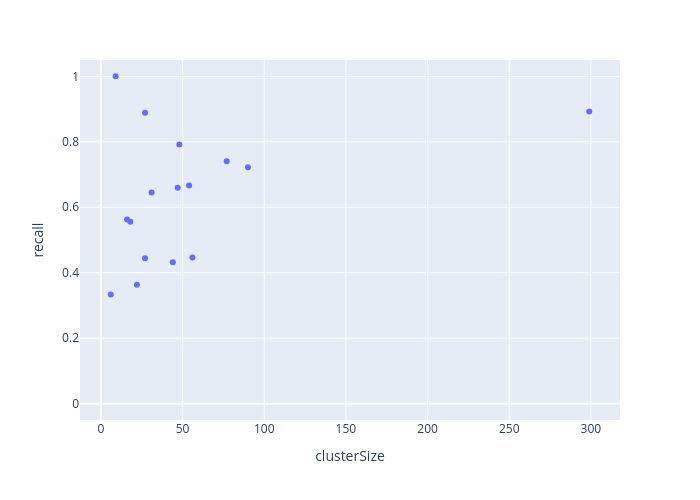

Here is the notebook cell this chart was saved with:
### Code cell
ns.pl.scatter_w_clusterSize(results, "recall", save = True, output_folder = output_folder, outputfilename_prefix = outputfilename_prefix)

### Figure 1 — Plotly figure (JSON) as saved in the notebook; plotly's stock layout.template omitted (floating-point values rounded to 4 significant figures)
{"data": [{"hovertemplate": "<b>%{hovertext}</b><br><br>clusterSize=%{x}<br>recall=%{y}<extra></extra>", "hovertext": ["e1_e299_SLC17A7_L5b_Cdh13", "g1_g48_GLI3_Astro_Gja1", "g2_g27_APBB1IP_Micro_Ctss", "g3_g18_GPNMB_OPC_Pdgfra", "g4_g9_MOG_Oligo_Opalin", "i10_i16_TSPAN12_Vip_Mybpc1", "i11_i6_EGF_Vip_Mybpc1", "i1_i90_COL5A2_Ndnf_Car4", "i2_i77_LHX6_Sst_Cbln4", "i3_i56_BAGE2_Ndnf_Cxcl14", "i4_i54_MC4R_Ndnf_Cxcl14", "i5_i47_TRPC3_Ndnf_Car4", "i6_i44_GPR149_Vip_Mybpc1", "i7_i31_CLMP_Ndnf_Cxcl14", "i8_i27_SNCG_Vip_Mybpc1", "i9_i22_TAC3_Vip_Mybpc1"], "legendgroup": "", "marker": {"color": "#636efa", "symbol": "circle"}, "mode": "markers", "name": "", "orientation": "v", "showlegend": false, "type": "scatter", "x": [299, 48, 27, 18, 9, 16, 6, 90, 77, 56, 54, 47, 44, 31, 27, 22], "xaxis": "x", "y": [0.893, 0.7917, 0.8889, 0.5556, 1, 0.5625, 0.3333, 0.7222, 0.7403, 0.4464, 0.6667, 0.6596, 0.4318, 0.6452, 0.4444, 0.3636], "yaxis": "y"}], "layout": {"height": 500, "legend": {"tracegroupgap": 0}, "margin": {"t": 60}, "width": 700, "xaxis": {"anchor": "y", "domain": [0, 1], "title": {"text": "clusterSize"}}, "yaxis": {"anchor": "x", "domain": [0, 1], "range": [-0.05, 1.05], "title": {"text": "recall"}}}}
